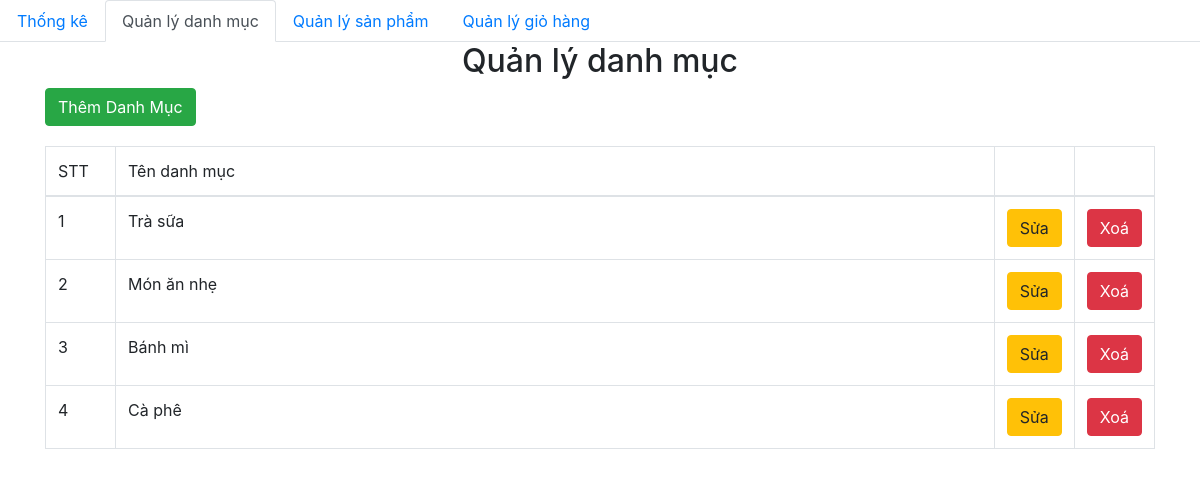
The app's page /admin/category/index.php, older data.
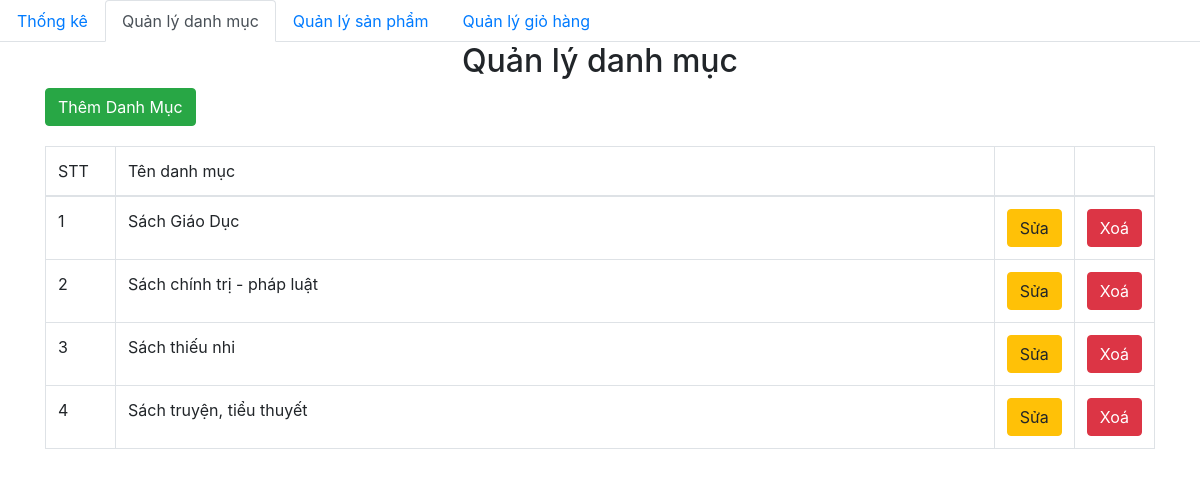
The same page, newer data.
### tables this page shows
CREATE TABLE `category` (
  `id` int(11) NOT NULL,
  `name` varchar(50) NOT NULL,
  `created_at` datetime DEFAULT NULL,
  `updated_at` datetime DEFAULT NULL
);

### admin/database/dbhelper.php (called while the page is built, shortened)
<?php
function executeResult($sql)
{
	$con = mysqli_connect(HOST, USERNAME, PASSWORD, DATABASE);
	$result = mysqli_query($con, $sql);
	$data   = [];
	while ($row = mysqli_fetch_array($result, 1)) {
		$data[] = $row;
	}
	return $data;
}

### admin/category/index.php (the view, shortened to what this page needs)
<?php
require_once('../database/dbhelper.php');
?>
<!DOCTYPE html>
<html>
<head>
    <link rel="stylesheet" href="https://maxcdn.bootstrapcdn.com/bootstrap/4.4.1/css/bootstrap.min.css">
</head>
<body>
    <ul class="nav nav-tabs">
    <li class="nav-item">
            <a class="nav-link" href="../index.php">Thống kê</a>
        </li>
        <li class="nav-item">
            <a class="nav-link active" href="../category/">Quản lý danh mục</a>
        </li>
        <li class="nav-item">
            <a class="nav-link" href="../product/">Quản lý sản phẩm</a>
        </li>
        <li class="nav-item">
            <a class="nav-link" href="../dashboard.php">Quản lý giỏ hàng</a>
        </li>
    </ul>
    <div class="container">
        <div class="panel panel-primary">
            <div class="panel-heading">
                <h2 class="text-center">Quản lý danh mục</h2>
            </div>
            <a href="add.php">
                <button class=" btn btn-success" style="margin-bottom:20px">Thêm Danh Mục</button>
            </a>
            <table class="table table-bordered table-hover">
                <thead>
                    <tr>
                        <td width="70px">STT</td>
                        <td>Tên danh mục</td>
                        <td width="50px"></td>
                        <td width="50px"></td>
                    </tr>
                </thead>
                <tbody>
                    <?php
                    $sql = 'select * from category';
                    $categoryList = executeResult($sql);
                    $index = 1;
                    foreach ($categoryList as $item) {
                        echo '  <tr>
                    <td>' . ($index++) . '</td>
                    <td>' . $item['name'] . '</td>
                    <td>
                        <a href="add.php?id=' . $item['id'] . '">
                            <button class=" btn btn-warning">Sửa</button>
                        </a>
                    </td>
                    <td>
                    <button class="btn btn-danger" onclick="deleteCategory('.$item['id'].')">Xoá</button>
                    </td>
                </tr>';
                    }
                    ?>
                </tbody>
            </table>
        </div>
    </div>
</body>
</html>

Row changes from the older to the newer data that the page shows:
removed category: name "Trà sữa"
removed category: name "Món ăn nhẹ"
removed category: name "Bánh mì"
removed category: name "Cà phê"
added category: name "Sách Giáo Dục"
added category: name "Sách chính trị - pháp luật"
added category: name "Sách thiếu nhi"
added category: name "Sách truyện, tiểu thuyết"
